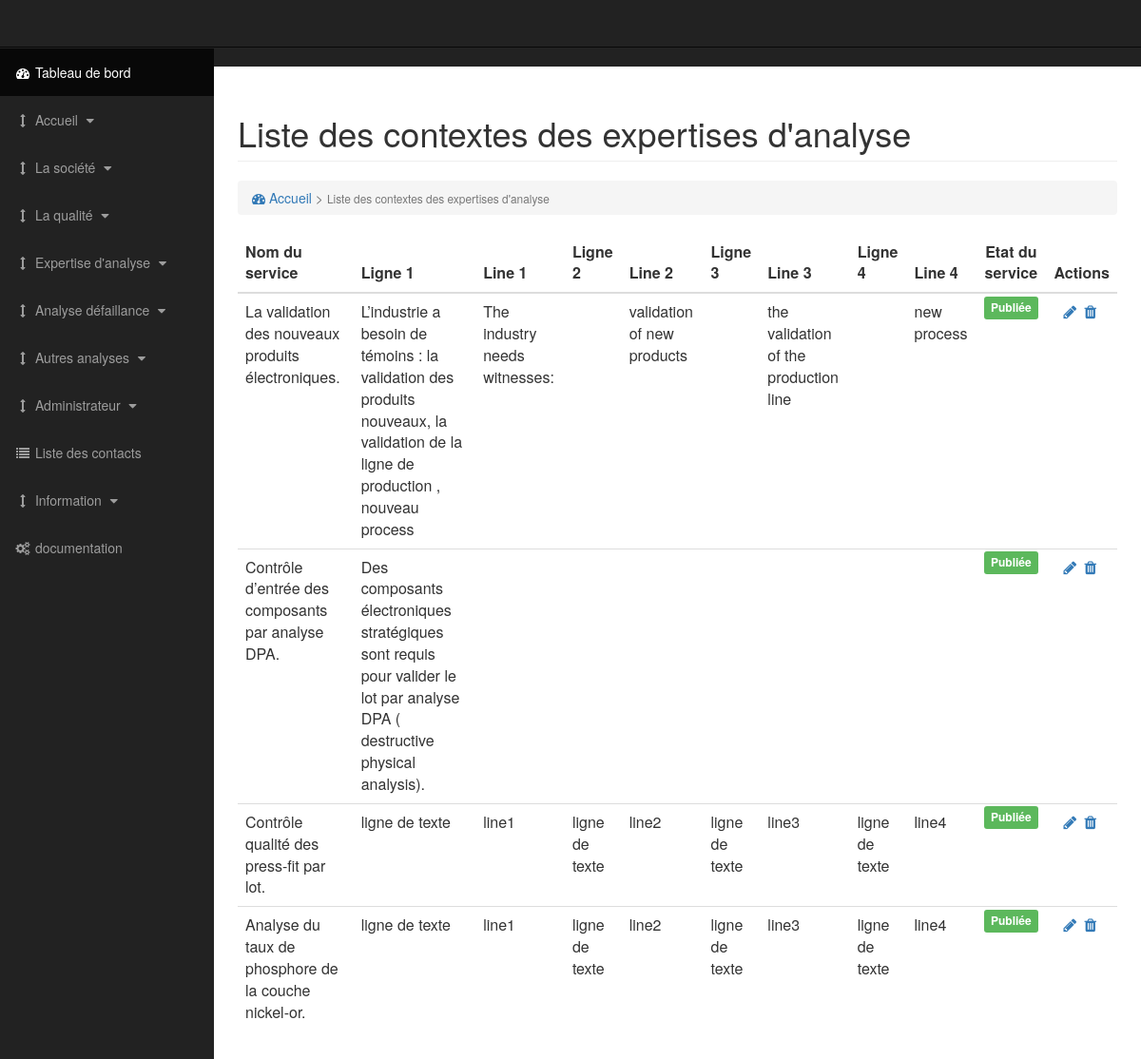
The app's page /admin/list-contexteea.php (signed in) with its own data.
### tables this page shows
CREATE TABLE IF NOT EXISTS `contexte` (
  `contexte_id` int(11) NOT NULL AUTO_INCREMENT,
  `contexte_ligne1` text,
  `contexte_line1` text,
  `contexte_ligne2` text,
  `contexte_line2` text,
  `contexte_ligne3` text,
  `contexte_line3` text,
  `contexte_ligne4` text,
  `contexte_line4` text,
  `contexte_serviceid` int(11) NOT NULL,
  `contexte_date` datetime DEFAULT NULL,
  `contexte_active` tinyint(1) NOT NULL DEFAULT '0',
  PRIMARY KEY (`contexte_id`)
);

CREATE TABLE IF NOT EXISTS `service` (
  `service_id` int(11) NOT NULL AUTO_INCREMENT,
  `service_nom` varchar(200) NOT NULL,
  `service_name` varchar(200) DEFAULT NULL,
  `service_prix` varchar(50) NOT NULL DEFAULT '0',
  `service_typeid` int(11) NOT NULL,
  `service_duree` time DEFAULT NULL,
  `service_date` datetime DEFAULT NULL,
  `service_active` tinyint(1) NOT NULL DEFAULT '0',
  PRIMARY KEY (`service_id`)
);

### admin/process/t-list-contexteea.php (called while the page is built, shortened)
<?php
	require('config.php');
    $prestations = $db->prepare('SELECT * FROM contexte AS p, service AS c WHERE c.service_typeid=1 AND p.contexte_serviceid = c.service_id ORDER BY p.contexte_active DESC');
    $prestations->execute();
 ?>

### admin/list-contexteea.php (the view, shortened to what this page needs)
<?php
        require('process/t-list-contexteea.php');
?>
<!DOCTYPE html>
<html lang="fr">
<head>
</head>
<body>
    <div id="wrapper">
            <nav class="navbar navbar-inverse navbar-fixed-top" role="navigation">
            </nav>
        <div id="page-wrapper">
            <div class="container-fluid">
                <div class="row">
                    <div class="col-lg-12">
                        <h1 class="page-header">
                            Liste des contextes des expertises d'analyse
                        </h1>
                        <ol class="breadcrumb">
                            <li class="active">
                                <a href="\choiqualitycontrol\admin\index.php"><i class="fa fa-dashboard"></i> Accueil</a> > <small>Liste des contextes des expertises d'analyse </small>
                            </li>
                        </ol>
                    </div>
                </div>
                <div class="row">
                    <div class="col-lg-12">
                        <table class="table striped-table">
                            <thead>
                                <tr>
                                        <th>Nom du service </th>
                                         <th>Ligne 1</th>
                                          <th>Line 1</th>
                                          <th>Ligne 2</th>
                                           <th>Line 2</th>
                                           <th>Ligne 3</th>
                                            <th>Line 3</th>
                                            <th>Ligne 4</th>
                                             <th>Line 4</th>
                                            <th class="text-center">Etat du service</th>
                                             <th class="text-center">Actions</th>
                                </tr>
                            </thead>
                            <tbody>
                                <?php while ($prest = $prestations->fetch()) { ?>
                                    <tr>
                                        <td><?= $prest['service_nom']?></td>
                                        <td><?= $prest['contexte_ligne1']?></td>
                                         <td><?= $prest['contexte_line1']?></td>
                                         <td><?= $prest['contexte_ligne2']?></td>
                                          <td><?= $prest['contexte_line2']?></td>
                                          <td><?= $prest['contexte_ligne3']?></td>
                                           <td><?= $prest['contexte_line3']?></td>
                                           <td><?= $prest['contexte_ligne4']?></td>
                                            <td><?= $prest['contexte_line4']?></td>
                                        <td class="text-center">
                                            <?php
                                                if($prest['contexte_active'] == 1){
                                                    echo '<span class="label label-success">Publiée</span>';
                                                }
                                                else{
                                                    echo '<span class="label label-warning">Non publiée</span>';
                                                }
                                            ?>
                                        </td>
                                        <td class="text-center">
                                            <span>
                                                <a role="button" title="Modifier le contexte" href="\choiqualitycontrol\admin\edit-contexteea.php?nom=<?= $prest['contexte_ligne1'];?>&id=<?= $prest['contexte_id']?>"
                                                   class="edit fa fa-pencil" id="edit-<?= $prest['contexte_id']?>"></a>
                                            </span>
                                            <span>
                                                <?php if ($prest['contexte_active'] == 1) {?>
                                                <a role="button" title="Désactier le contexte" href="\choiqualitycontrol\admin\list-contexteea.php?act=disable&nom=<?= $prest['contexte_ligne1'];?>&id=<?= $prest['contexte_id']?>"
                                                   class="del fa fa-fw fa-trash" id="del-<?= $prest['contexte_id']?>"></a>
                                                <?php }else {?>
                                                <a role="button" title="Actier le contexte" href="\choiqualitycontrol\admin\list-contexteea.php?act=enable&nom=<?= $prest['contexte_ligne1'];?>&id=<?= $prest['contexte_id']?>"
                                                   class="del fa fa-fw fa-level-up" id="del-<?= $prest['contexte_id']?>"></a>
                                                <?php }?>
                                            </span>
                                        </td>
                                    </tr>
                                <?php } ?>
                            </tbody>
                        </table>
                    </div>
                </div>
            </div>
        </div>
    </div>
</body>
</html>

### assets/css/sb-admin.css (style rules this page uses)
body { margin-top: 100px; background-color: #222; }
@media (min-width:768px) { body { margin-top: 50px; } }
#wrapper { padding-left: 0; }
#page-wrapper { width: 100%; padding: 0; background-color: #fff; }
@media (min-width:768px) { #wrapper { padding-left: 225px; } }
@media (min-width:768px) { #page-wrapper { padding: 10px; } }
@media (min-width:768px) { .side-nav { position: fixed; top: 51px; left: 225px; width: 225px; margin-left: -225px; border: none; border-radius: 0; overflow-y: auto; background-color: #222; bottom: 0; overflow-x: hidden; padding-bottom: 40px; } }
@media (min-width:768px) { .side-nav>li>a { width: 225px; } }

### assets/css/style-admin.css (style rules this page uses)
.text-center { text-align: center; }

### records on screen
contexte: service.service_nom "La validation des nouveaux produits électroniques.", contexte_ligne1 "L’industrie a besoin de témoins : la validation des produits nouveaux, la validation de la ligne de production , nouveau process", contexte_line1 "The industry needs witnesses:", contexte_line2 "validation of new products", contexte_line3 "the validation of the production line", contexte_line4 "new process", contexte_active "Publiée"
contexte: service.service_nom "Contrôle d’entrée des composants par analyse DPA.", contexte_ligne1 "Des composants électroniques stratégiques sont requis pour valider le lot par analyse DPA ( destructive physical analysis).", contexte_active "Publiée"
contexte: service.service_nom "Contrôle qualité des press-fit par lot.", contexte_ligne1 "ligne de texte", contexte_line1 "line1", contexte_ligne2 "ligne de texte", contexte_line2 "line2", contexte_ligne3 "ligne de texte", contexte_line3 "line3", contexte_ligne4 "ligne de texte", contexte_line4 "line4", contexte_active "Publiée"
contexte: service.service_nom "Analyse du taux de phosphore de la couche nickel-or.", contexte_ligne1 "ligne de texte", contexte_line1 "line1", contexte_ligne2 "ligne de texte", contexte_line2 "line2", contexte_ligne3 "ligne de texte", contexte_line3 "line3", contexte_ligne4 "ligne de texte", contexte_line4 "line4", contexte_active "Publiée"
